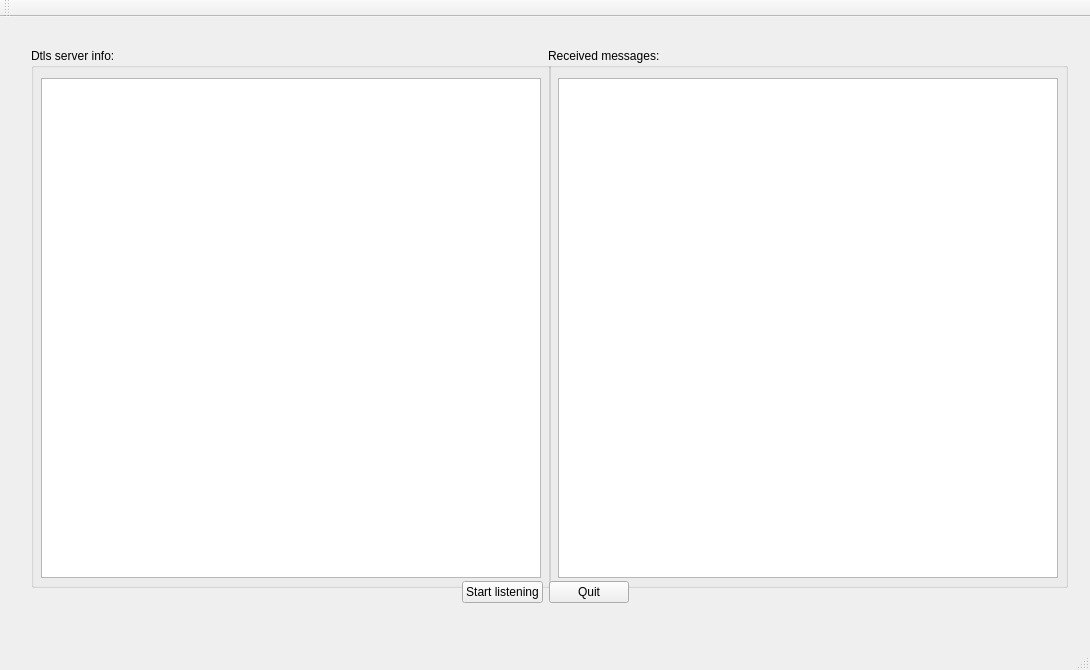
<?xml version="1.0" encoding="UTF-8"?>
<ui version="4.0">
 <class>MainWindow</class>
 <widget class="QMainWindow" name="MainWindow">
  <property name="geometry">
   <rect>
    <x>0</x>
    <y>0</y>
    <width>1090</width>
    <height>670</height>
   </rect>
  </property>
  <property name="minimumSize">
   <size>
    <width>1090</width>
    <height>670</height>
   </size>
  </property>
  <property name="maximumSize">
   <size>
    <width>1090</width>
    <height>670</height>
   </size>
  </property>
  <property name="windowTitle">
   <string>DTLS server</string>
  </property>
  <widget class="QWidget" name="centralWidget">
   <widget class="QWidget" name="layoutWidget">
    <property name="geometry">
     <rect>
      <x>20</x>
      <y>20</y>
      <width>1050</width>
      <height>577</height>
     </rect>
    </property>
    <layout class="QVBoxLayout" name="verticalLayout">
     <item>
      <layout class="QHBoxLayout" name="horizontalLayout">
       <item>
        <widget class="QGroupBox" name="infoBox">
         <property name="minimumSize">
          <size>
           <width>520</width>
           <height>540</height>
          </size>
         </property>
         <property name="maximumSize">
          <size>
           <width>520</width>
           <height>540</height>
          </size>
         </property>
         <property name="title">
          <string>Dtls server info:</string>
         </property>
         <property name="flat">
          <bool>true</bool>
         </property>
         <widget class="QTextEdit" name="serverInfo">
          <property name="geometry">
           <rect>
            <x>10</x>
            <y>30</y>
            <width>500</width>
            <height>500</height>
           </rect>
          </property>
          <property name="minimumSize">
           <size>
            <width>500</width>
            <height>500</height>
           </size>
          </property>
          <property name="maximumSize">
           <size>
            <width>500</width>
            <height>500</height>
           </size>
          </property>
          <property name="readOnly">
           <bool>true</bool>
          </property>
         </widget>
        </widget>
       </item>
       <item>
        <widget class="QGroupBox" name="groupBox">
         <property name="minimumSize">
          <size>
           <width>520</width>
           <height>540</height>
          </size>
         </property>
         <property name="maximumSize">
          <size>
           <width>520</width>
           <height>540</height>
          </size>
         </property>
         <property name="title">
          <string>Received messages:</string>
         </property>
         <property name="flat">
          <bool>true</bool>
         </property>
         <widget class="QTextEdit" name="messages">
          <property name="geometry">
           <rect>
            <x>10</x>
            <y>30</y>
            <width>500</width>
            <height>500</height>
           </rect>
          </property>
          <property name="minimumSize">
           <size>
            <width>500</width>
            <height>500</height>
           </size>
          </property>
          <property name="maximumSize">
           <size>
            <width>500</width>
            <height>500</height>
           </size>
          </property>
          <property name="readOnly">
           <bool>true</bool>
          </property>
         </widget>
        </widget>
       </item>
      </layout>
     </item>
     <item>
      <layout class="QHBoxLayout" name="horizontalLayout_2">
       <item>
        <spacer name="horizontalSpacer">
         <property name="orientation">
          <enum>Qt::Orientation::Horizontal</enum>
         </property>
         <property name="sizeHint" stdset="0">
          <size>
           <width>40</width>
           <height>20</height>
          </size>
         </property>
        </spacer>
       </item>
       <item>
        <widget class="QPushButton" name="startButton">
         <property name="text">
          <string>Start listening</string>
         </property>
        </widget>
       </item>
       <item>
        <widget class="QPushButton" name="quitButton">
         <property name="text">
          <string>Quit</string>
         </property>
        </widget>
       </item>
       <item>
        <spacer name="horizontalSpacer_2">
         <property name="orientation">
          <enum>Qt::Orientation::Horizontal</enum>
         </property>
         <property name="sizeHint" stdset="0">
          <size>
           <width>40</width>
           <height>20</height>
          </size>
         </property>
        </spacer>
       </item>
      </layout>
     </item>
    </layout>
   </widget>
  </widget>
  <widget class="QMenuBar" name="menuBar">
   <property name="geometry">
    <rect>
     <x>0</x>
     <y>0</y>
     <width>1090</width>
     <height>22</height>
    </rect>
   </property>
  </widget>
  <widget class="QToolBar" name="mainToolBar">
   <attribute name="toolBarArea">
    <enum>TopToolBarArea</enum>
   </attribute>
   <attribute name="toolBarBreak">
    <bool>false</bool>
   </attribute>
  </widget>
  <widget class="QStatusBar" name="statusBar"/>
 </widget>
 <layoutdefault spacing="6" margin="11"/>
 <resources/>
 <connections/>
</ui>
